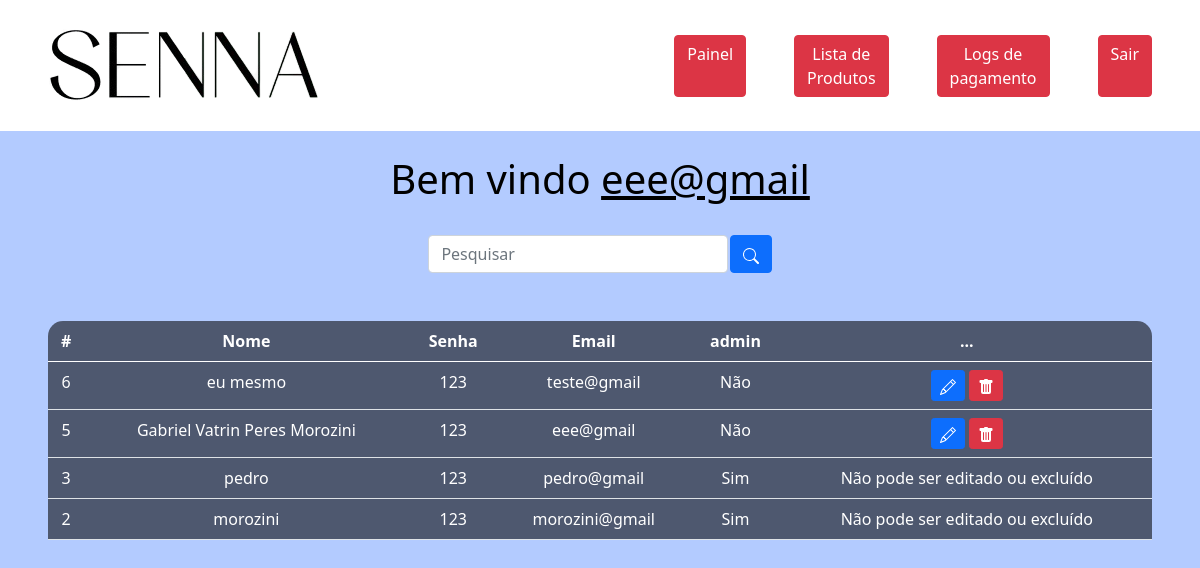
Screenshot of /usuarios.php (signed in) with the database file from the repository.
### tables this page shows
CREATE TABLE `user` (
  `user_id` int(11) NOT NULL AUTO_INCREMENT,
  `user_nome` text NOT NULL,
  `email` varchar(550) NOT NULL,
  `senha` varchar(550) NOT NULL,
  `admin` tinyint(1) DEFAULT NULL,
  PRIMARY KEY (`user_id`),
  UNIQUE KEY `email` (`email`)
);

### usuarios.php (the view, shortened to what this page needs)
<?php
include_once('config.php');
$logado = $_SESSION['email'];
if (!empty($_GET['search'])) {
    $data = $_GET['search'];
    $sql = "SELECT * FROM user WHERE user_id LIKE '%$data%' or user_nome LIKE '%$data%' or email LIKE '%$data%' ORDER BY user_id DESC";
} else {
    $sql = "SELECT * FROM user ORDER BY user_id DESC";
}
$result = $conexao->query($sql);
?>
<!DOCTYPE html>
<html lang="pt-br">
<head>
    <link href="https://cdn.jsdelivr.net/npm/bootstrap@5.0.2/dist/css/bootstrap.min.css" rel="stylesheet"
>
    <link rel="stylesheet" href="assets/css/users.css">
</head>
<body>
    <nav class="navbar navbar-expand-lg navbar-dark bg-primary">
        <div class="container-fluid">
            <a class="navbar-brand" href="#"><img src="assets/images/icones/header-logo.png" alt=""></a>
        </div>
        <div class="d-flex">
            <a href="painel.php" class="btn btn-danger me-5">Painel</a>
            <a href="estoque.php" class="btn btn-danger me-5">Lista de Produtos</a>
            <a href="logs.php" class="btn btn-danger me-5">Logs de pagamento</a>
            <a href="sair.php" class="btn btn-danger me-5">Sair</a>
        </div>
    </nav>
    <br>
    <?php
    echo "<h1>Bem vindo <u>$logado</u></h1>";
    ?>
    <br>
    <div class="box-search">
        <input type="search" class="form-control w-25" placeholder="Pesquisar" id="pesquisar">
        <button onclick="searchData()" class="btn btn-primary">
        </button>
    </div>
    <div class="m-5">
        <table class="table text-white table-bg">
            <thead>
                <tr>
                    <th scope="col">#</th>
                    <th scope="col">Nome</th>
                    <th scope="col">Senha</th>
                    <th scope="col">Email</th>
                    <th scope="col">admin</th>
                    <th scope="col">...</th>
                </tr>
            </thead>
            <tbody>
                <?php
                while ($user_data = mysqli_fetch_assoc($result)) {
                    echo "<tr>";
                    echo "<td>" . $user_data['user_id'] . "</td>";
                    echo "<td>" . $user_data['user_nome'] . "</td>";
                    echo "<td>" . $user_data['senha'] . "</td>";
                    echo "<td>" . $user_data['email'] . "</td>";
                    echo "<td>" . ($user_data['admin'] == 1 ? 'Sim' : 'Não') . "</td>";
                    if ($user_data['admin'] == 1) {
                        echo "<td>Não pode ser editado ou excluído</td>";
                    } else {
                        echo "<td>
                            <a class='btn btn-sm btn-primary' href='editAdm.php?user_id=$user_data[user_id]' title='Editar'>
                                <svg xmlns='http://www.w3.org/2000/svg' width='16' height='16' fill='currentColor' class='bi bi-pencil' viewBox='0 0 16 16'>
                                    <path d='M12.146.146a.5.5 0 0 1 .708 0l3 3a.5.5 0 0 1 0 .708l-10 10a.5.5 0 0 1-.168.11l-5 2a.5.5 0 0 1-.65-.65l2-5a.5.5 0 0 1 .11-.168l10-10zM11.207 2.5 13.5 4.793 14.793 3.5 12.5 1.207 11.207 2.5zm1.586 3L10.5 3.207 4 9.707V10h.5a.5.5 0 0 1 .5.5v.5h.5a.5.5 0 0 1 .5.5v.5h.293l6.5-6.5zm-9.761 5.175-.106.106-1.528 3.821 3.821-1.528.106-.106A.5.5 0 0 1 5 12.5V12h-.5a.5.5 0 0 1-.5-.5V11h-.5a.5.5 0 0 1-.468-.325z'/>
                                </svg>
                            </a>
                            <a class='btn btn-sm btn-danger' href='delete.php?user_id=$user_data[user_id]' title='Deletar'>
                                <svg xmlns='http://www.w3.org/2000/svg' width='16' height='16' fill='currentColor' class='bi bi-trash-fill' viewBox='0 0 16 16'>
                                    <path d='M2.5 1a1 1 0 0 0-1 1v1a1 1 0 0 0 1 1H3v9a2 2 0 0 0 2 2h6a2 2 0 0 0 2-2V4h.5a1 1 0 0 0 1-1V2a1 1 0 0 0-1-1H10a1 1 0 0 0-1-1H7a1 1 0 0 0-1 1H2.5zm3 4a.5.5 0 0 1 .5.5v7a.5.5 0 0 1-1 0v-7a.5.5 0 0 1 .5-.5zM8 5a.5.5 0 0 1 .5.5v7a.5.5 0 0 1-1 0v-7A.5.5 0 0 1 8 5zm3 .5v7a.5.5 0 0 1-1 0v-7a.5.5 0 0 1 1 0z'/>
                                </svg>
                            </a>
                        </td>";
                    }
                    echo "</tr>";
                }
                ?>
            </tbody>
        </table>
    </div>
</body>
</html>

### assets/css/users.css (style rules this page uses)
body { background: #b3cbff; color: rgb(0, 0, 0); text-align: center; }
.table-bg { background: rgba(0, 0, 0, 0.563); border-radius: 15px 15px 0 0; }
.box-search { display: flex; justify-content: center; gap: .1%; }
.navbar { background: #fff !important; }

### rows the page displays
user: user_id "6", user_nome "eu mesmo", senha "123", email "teste@gmail", shows "Não"
user: user_id "5", user_nome "Gabriel Vatrin Peres Morozini", senha "123", email "eee@gmail", shows "Não"
user: user_id "3", user_nome "pedro", senha "123", email "pedro@gmail", admin "Sim"
user: user_id "2", user_nome "morozini", senha "123", email "morozini@gmail", admin "Sim"

### other values shown
$logado "eee@gmail"
